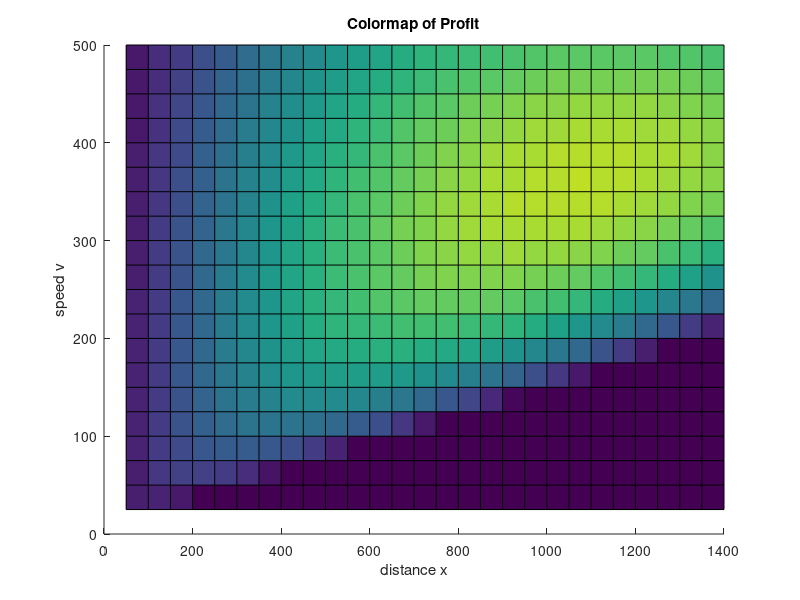

This figure's MATLAB source: (Note: this script raises an error after producing the figure.)
%% step zero
clear
close all
%% Param
xstep=50;
xstart=50;
xend=1400;

vstep=25;
vstart=25;
vend=500;

k=1; % coef risk
b=0.25*10^-4;

%% Decesion variables
x=xstart:xstep:xend;
disp(["length(x)= ",length(x)])
v=vstart:vstep:vend;
disp(["length(v)= ",length(v)])

%% Objective functions
% x is horizontal, column number = length(x)
% v is vertical, row number = length(y)
Pollution=x.*v'.^2;  % 20*28
Profit=(15-2*x./v').*x-b.*x.*v'.^2;  % 20*28
Risk=k*x;  % 1*28
Risk_scale=(Risk-min(Risk))/(max(Risk)-min(Risk));
Profit_scale=(Profit-min(min(Profit)))./(max(max(Profit))-min(min(Profit))); % 20*28
Pollution_scale=(Pollution-min(min(Pollution)))./(max(max(Pollution))-min(min(Pollution))); % 20*28

%% only consider the profits
disp(["Maximum profit is ",max(max(Profit))])
% find the x and v corresponded
[ilig icol]=find(Profit==max(max(Profit)));
% ilig for v, icol for x
disp(["x corresponded is ", x(icol)])
disp(["v corresponded is ", v(ilig)])

%% max profit, with a given fishing zone. Find best speed
figure(2)
hold on
pcolor(x,v,Profit)
caxis([0,7000])
title("Colormap of Profit")
xlabel("distance x")
ylabel("speed v")

%% consider profit and risk
% the vector for x for max profit :
ProfitQ3=max(Profit);
% scale it :
ProfitQ3_scale=(ProfitQ3-min(ProfitQ3))/(max(ProfitQ3)-min(ProfitQ3)); % one min is sufficient, this is vector but not matrix
Risk_scale; % already computed
lambda=0.5; % lambda is with profit
ws_Q3=lambda*ProfitQ3_scale+(1-lambda)*(1-Risk_scale) % bigger the better

% the maximum score is :
disp(["The max ws is ",max(ws_Q3)])

% find where it is :
ilig=find(ws_Q3==max(ws_Q3));
disp(["Its index is ",ilig])

% plot it
figure(2)
plot(x(ilig),v_q2(ilig),'ro','LineWidth',3)

%% given speed, find distance
figure(3)
hold on
pcolor(x,v,Profit)
caxis([0,7000])
title("Colormap of Profit Q4")
xlabel("distance x")
ylabel("speed v")

max(Profit,[],2);
[a,b]=find(Profit==max(Profit,[],2))
% what we want is b
figure(3)
plot(x(b),v,'g-','LineWidth',3)

%% Pareto for profit-consumption
% We want to max profit and min consumption.
figure(4)
hold on
pcolor(x,v,Profit)
caxis([0,7000])
title("Colormap of Profit Q5")
xlabel("distance x")
ylabel("speed v")

for lambda=0:0.01:1 % lambda is with Profit
WSQ5=Profit_scale*lambda+(1-lambda)*(1-Pollution_scale); % 20*28
% disp(["The max score is" max(max(WSQ5))])
[ilig icol]=find(WSQ5==max(max(WSQ5)));
% ilig for v, icol for x
plot(x(icol),v(ilig),'wo','LineWidth',3)
end

%% three criterias
figure(5)
hold on
pcolor(x,v,Profit)
caxis([0,7000])
title("Colormap of Profit Q5")
xlabel("distance x")
ylabel("speed v")


% lam1=0.3; % lam1 is with Profit
% lam2=0.3; % lam2 is with Pollution
step=0.05
Risk_scale7=Risk_scale.*ones(length(v),1);
for lam1=0:step:0.9
    for lam2=0:step:1-lam1
        
            % make a WS which we will maximise
            ws7=lam1*Profit_scale+lam2*(1-Pollution_scale)+(1-lam1-lam2)*(1-Risk_scale7);
            [ilig icol]=find(ws7==max(max(ws7)));
            plot(x(icol),v(ilig),'wo','LineWidth',3)
        
    end
end

